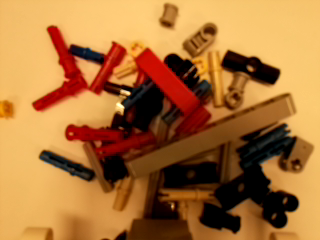
#> input picture workspace/color.png, 320 x 240 px
$ jupyter execute pillow.ipynb
#> lines starting #> are read from the running program, lines starting #| are printed output that depends on the picture
[cell 1]
from PIL import Image

im = Image.open('color.png')
#> im is the input picture: PIL image 320x240 RGB; mean R, G, B 169.7, 114.1, 58.2
im = im.convert('L')
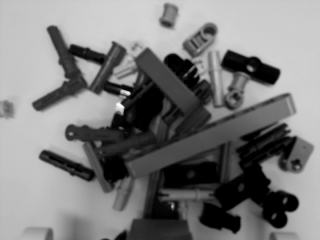
#> im: PIL image 320x240 L; min 0, max 251, mean 124.4
im = im.resize((100,100))
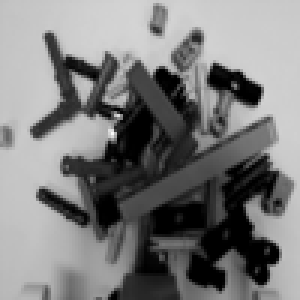
#> im: PIL image 100x100 L (shown 3 times larger); min 0, max 249, mean 124.4
im.save('gray_resized.jpg')
